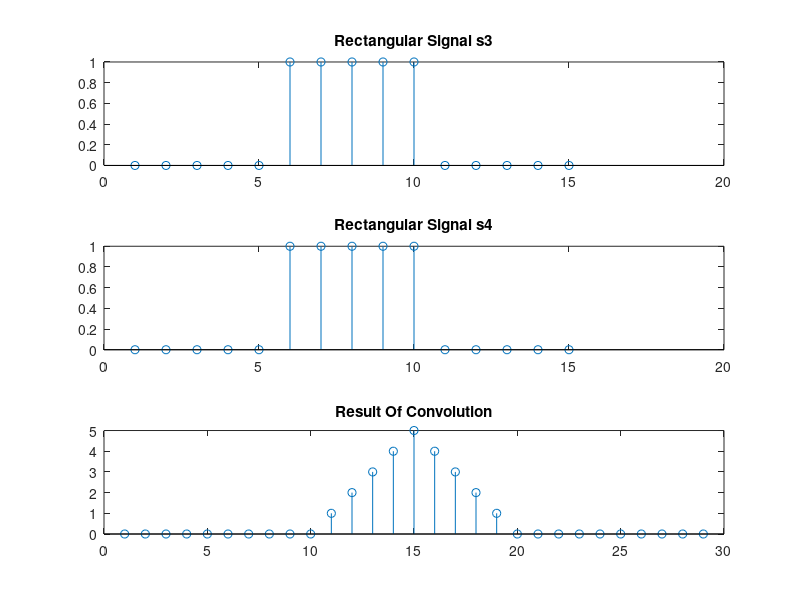

Source code (MATLAB):
clc;
close all;
clear;

s3 = [0 0 0 0 0 1 1 1 1 1 0 0 0 0 0];

s4 = s3;

y3 = zeros(1,length(s3)+length(s4)-1);

for i = 1:length(s3)
    for j = 1:length(s4)
        y3(i+j-1) = y3(i+j-1) + s3(i)*s4(j);
    end
end

subplot(3,1,1);
stem(s3);
title("Rectangular Signal s3");

subplot(3,1,2);
stem(s4);
title("Rectangular Signal s4");

subplot(3,1,3);
stem(y3);
title("Result Of Convolution");
